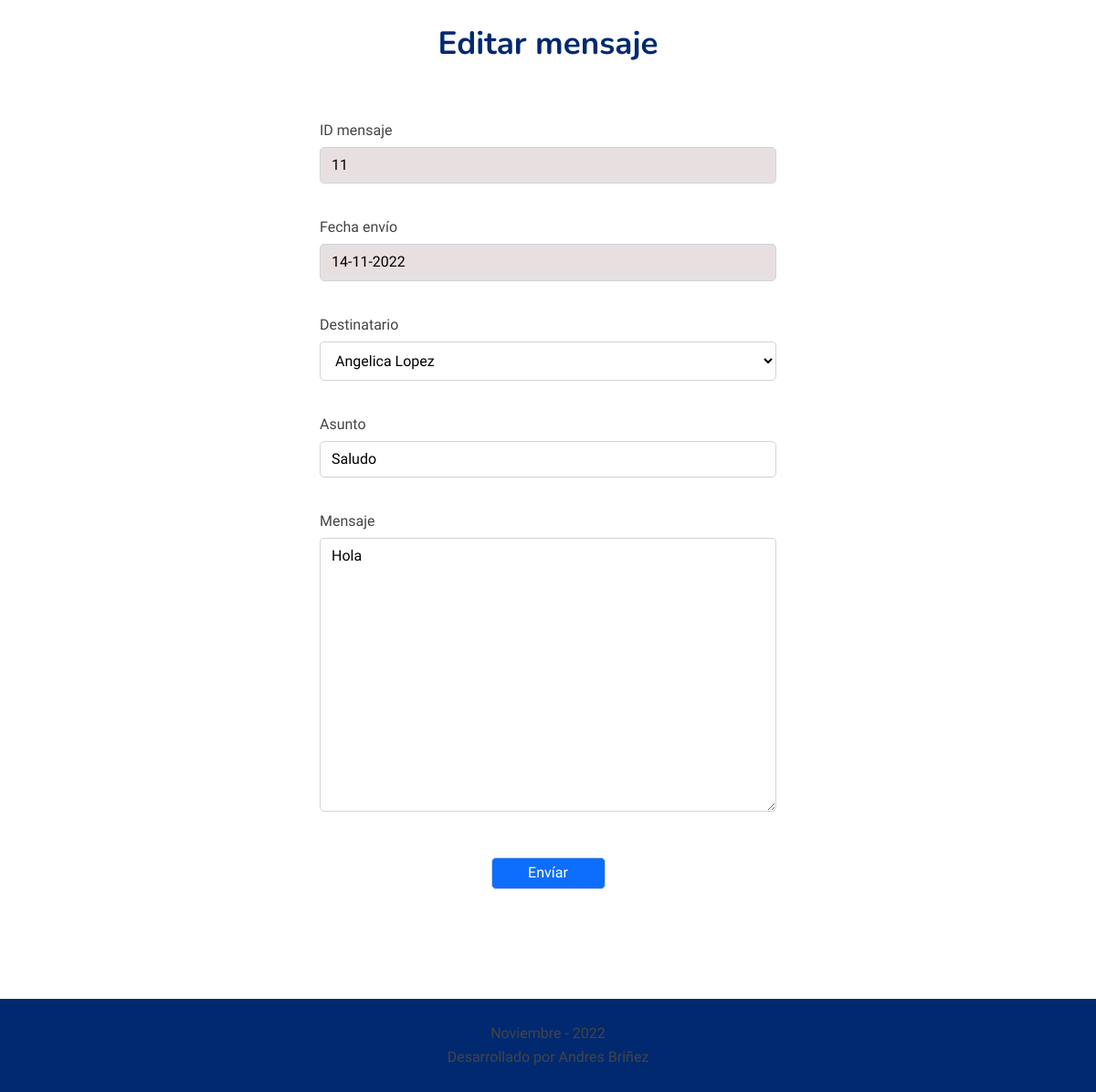
Page /edit/11 (signed in) on the earlier database version.
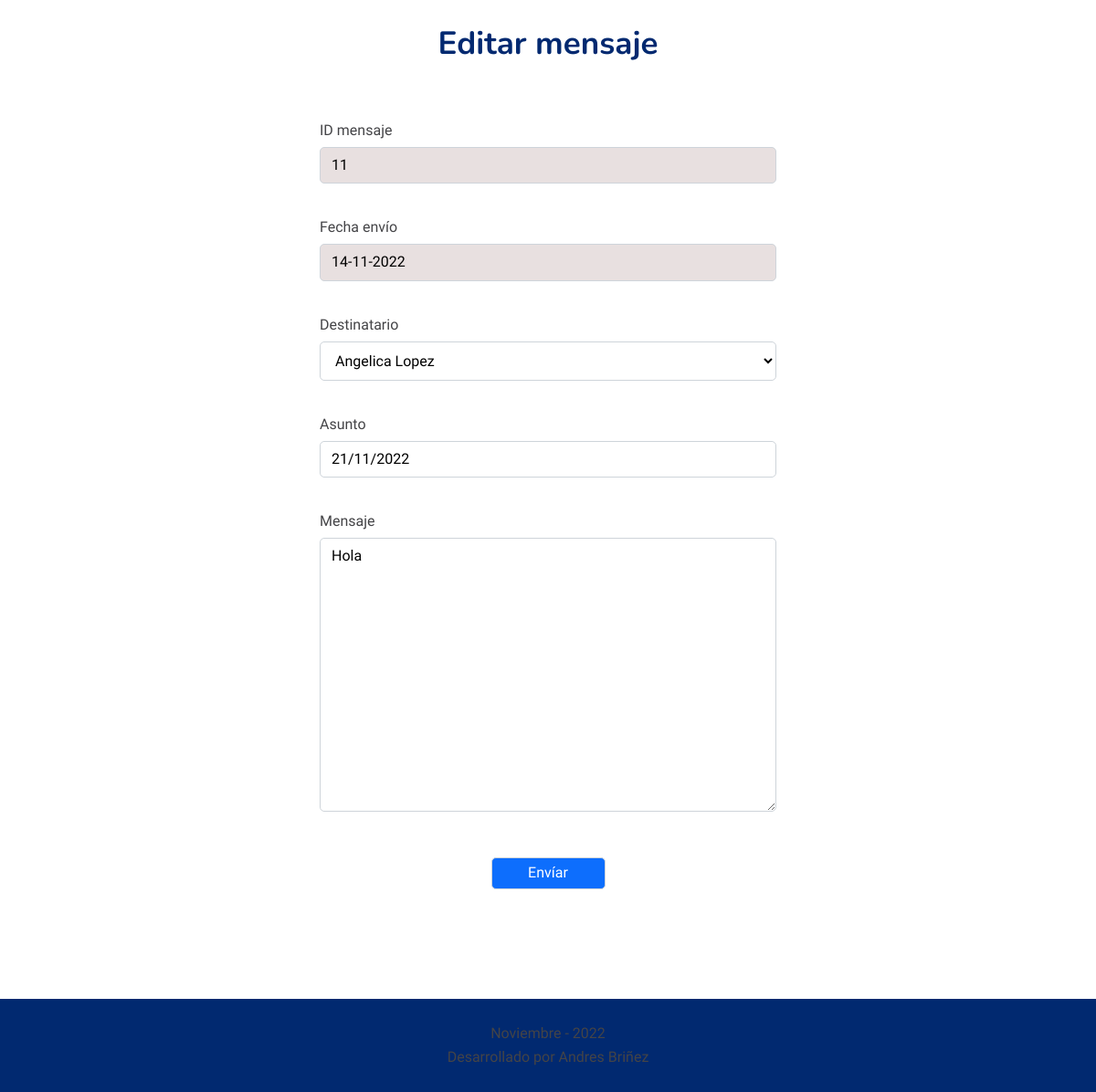
Same page on the later database version.
### tables this page shows
CREATE TABLE mensajes (mensajeID INTEGER PRIMARY KEY UNIQUE NOT NULL, asunto CHAR, mensaje CHAR, fecha CHAR, "from" CHAR, "to" INTEGER);

### app.py (the view, shortened to what this page needs)
@app.route('/edit/<string:id>',methods=['GET','POST'])
def edit(id=None):
    if 'id' in session:
        print(id)
        form=FormMensaje()
        if request.method=='GET':
            idUsuario= session['id']
            respuesta=DB.ListaDestinatarios(idUsuario) #  trae los destinatarios como está en la base de datos
            mensaje=DB.verMensaje(id)[0] # trae el mensaje con el id
            toID=mensaje[5]
            destinatarios=ordenarLista.ordenar(respuesta,toID) # los ordena para que aparezca de primero el del id envíaddo
            if len(mensaje)>0:
                return render_template('editMensaje.html',form=form,usuarios=destinatarios,mensaje=mensaje)
            else:
                return redirect(url_for('inicio', edit='false'))
    else:
        return render_template('accesoDenegado.html')

### forms/forms.py
class FormMensaje(FlaskForm):
    asunto = StringField('Asunto', validators=[DataRequired(message='Este campo es requerido')])
    mensaje = TextAreaField('Mensaje', validators=[DataRequired(message='Este campo es requerido')])
    submit=SubmitField('Envíar')

### app.py (called while the page is built)
@app.before_request
def before_request():
    print("Antes de la petición")

@app.after_request
def after_request(response):
    print("Después de la petición")
    return response

### controller.py (called while the page is built)
def conexionDB():
    try:
        con =sql.connect('DB.db')
        print('Conexion exitosa')
        return con
    except Exception as error:
        print("Error Conexión",error )

def ejecutarSentenciaSQL(sql):
    try:
        conexion=conexionDB()
        cursor=conexion.cursor()#  cursor el cual es el que ejecuta las consultas sql
        cursor.execute(sql) # ejecuta la sentencia
        print('Sentencia ejecutada')
        conexion.commit() # realiza la sentencia sql
        resultado=cursor.fetchall()
        return resultado
    except Exception as e:
        print("Error al ejecutar la sentencia: " + str(e))
        return False

def ListaDestinatarios(idUsuario):
    try:
        print(idUsuario)
        sql= f"SELECT id,name FROM usuarios WHERE id != {idUsuario};"
        resultado= ejecutarSentenciaSQL(sql)
        print(f'destinatarios {resultado}')
        return resultado
    except Exception as e:
        print("Error al traer los datos: " + str(e))

def verMensaje(idMensaje):
    try:
        sql= "SELECT * FROM mensajes WHERE mensajeID= "+idMensaje+";"
        print(sql)
        resultado= ejecutarSentenciaSQL(sql)
        print(resultado)
        if (len(resultado)>0):
            return resultado # existe
        else :
            return False # no existe
    except Exception as e:
        print("Error al traer los datos: " + str(e))
        return False

### utils/ordenarLista.py (called while the page is built)
def ordenar(destinatarios,ID):
    iterador=0
    lista=[]
    numero_destinatarios=len(destinatarios)
    while iterador<numero_destinatarios:
        destino= destinatarios[iterador]
        if  (int(ID) in destino):
            lista.insert(0,destino) # inserta el destino de  primero en la lista para que se vea de  primero en el html porque es la persona a la que se le envió el mensaje
        else:
            lista.append(destino)
        iterador+=1
    return lista

### templates/editMensaje.html (shortened to what this page needs)
{%extends 'base.html'%}
{% block style %}<link rel="stylesheet" href="/static/css/Messages.css" />{% endblock %}>
{% block body %}
<h1>Editar mensaje</h1>
<form action="" method="POST">
    <label for="id">ID mensaje</label>
    <input readonly id="id" type="text" value="{{mensaje[0]}}">
    <label for="fecha">Fecha envío</label>
    <input readonly id="fecha" type="text" value="{{mensaje[3]}}">
    <p>Destinatario</p>
    <select name="destino" id="destino">
        {%for usuario in usuarios%}
        <option value={{usuario[0]}}>{{usuario[1]}}</option>
        {%endfor%}
    </select>
    {{ form.asunto.label}}
    {{ form.asunto(value= mensaje[1])}}
    <label for="mensaje">Mensaje</label>
    <textarea name="mensaje" id="mensaje" cols="30" rows="10">{{mensaje[2]}}</textarea>
    {{form.submit}}
</form>
{% endblock %}

### templates/base.html (shortened to what this page needs)
<!DOCTYPE html>
<html lang="es">
<head>
    <link rel="stylesheet" href="{{url_for('static',filename='css/normalize.css')}}">
    <link rel="stylesheet" href="{{url_for('static',filename='css/reset.css')}}">
    <link rel="stylesheet" href="{{url_for('static',filename='css/base.css')}}">
    <link rel="stylesheet" href="{{url_for('static',filename='css/nav.css')}}">
    {% block style  %} {% endblock %}
</head>
<body>
    {% block body  %}
     {% endblock %}
     <footer>
        <p>Noviembre - 2022</p>
        <p>Desarrollado por Andres Briñez</p>
     </footer>
</body>
</html>

### static/css/base.css (style rules this page uses)
body { font-family: 'Lexend Deca'; }
footer { background: #012970; color: #fff; width: 100%; padding: 20px; text-align: center; }
footer p { margin: 10px; }
html { height: 100%; }
body { display: flex; flex-direction: column; min-height: 100%; }
footer { margin-top: 100px; }

### static/css/nav.css (style rules this page uses)
* { box-sizing: border-box; }
h1 { font-family: "Nunito", sans-serif; font-size: 35px; font-weight: 700; color: #012970; }

### static/css/Messages.css (style rules this page uses)
h1 { text-align: center; margin-top: 30px; }
form { margin: 60px auto 0px auto; width: 500px; display: flex; flex-direction: column; }
label,p { margin: 10px 0 ; color: #444447; }
input { margin-bottom: 30px; padding: 10px 12px; border: solid 1px #CED4DA; border-radius: 5px; }
input:read-only { background: rgb(232, 224, 224); }
select { font-family: 'Lexend Deca'; margin-bottom: 30px; padding: 10px 12px; background-color: white; border: solid 1px #CED4DA; border-radius: 5px; }
textarea { min-height: 300px; margin-bottom: 30px; padding: 10px 12px; border: solid 1px #CED4DA; border-radius: 5px; resize:vertical; }
input[type=submit] { margin: 20px auto; padding: 5px 12px; border-radius: 5px; background: #0D6EFD ; cursor: pointer; color: white; width: 25%; height: 35px; }

Differences in the rows shown:
changed mensajes "Hola": asunto "Saludo" → "21/11/2022"
